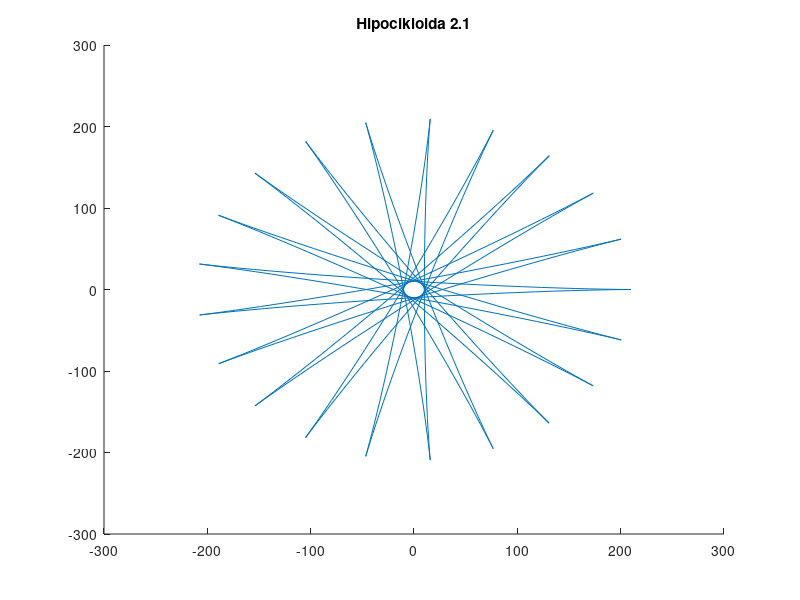

Reproduce this figure in MATLAB.
%% Hipocikloida 2.1

%% Inicijalizacija

clear all
close all
clc

%%

% t = 0:.1:3*pi/2;
t = 0:.1:20*pi;
a = 100; % poluprecnik
k = 2.1;
x = a*(k-1)*cos(t)+a*cos((k-1)*t);
y = a*(k-1)*sin(t)-a*sin((k-1)*t);
figure
title('Hipocikloida 2.1')
line(x,y)
